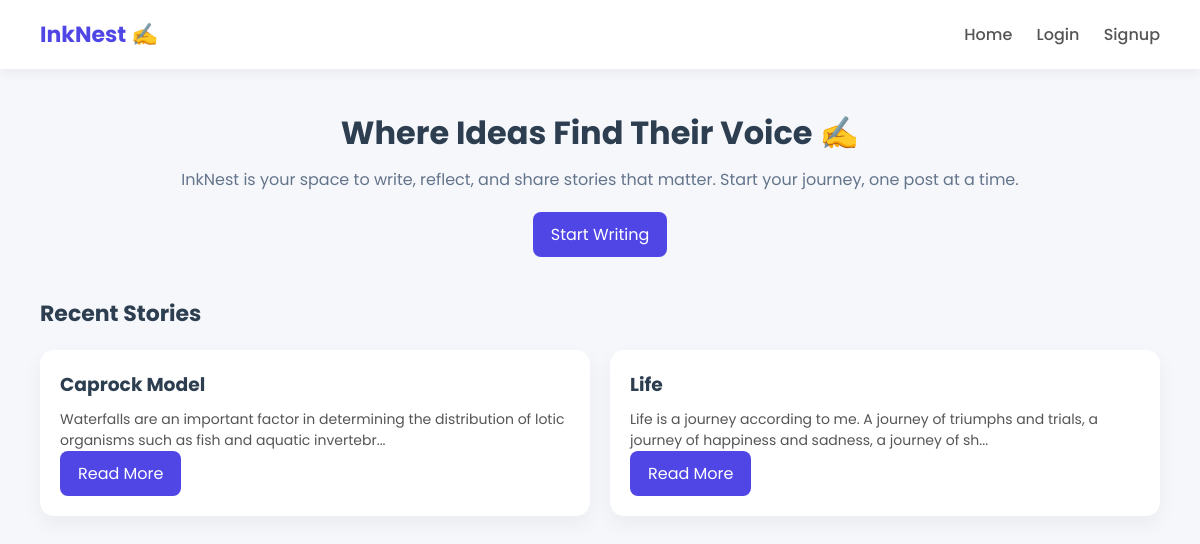
The page / on the database its author committed.
### app.py (models this page shows)
class Post(db.Model):
    id = db.Column(db.Integer, primary_key=True)
    title = db.Column(db.String(200))
    content = db.Column(db.Text)
    summary = db.Column(db.Text)
    user_id = db.Column(db.Integer, db.ForeignKey('user.id'))

### app.py (the view)
@app.route('/')
def index():
    posts = Post.query.all()
    return render_template("index.html", posts=posts)

### templates/index.html
{% extends 'base.html' %}
{% block content %}
<div class="hero">
    <h1>Where Ideas Find Their Voice ✍️</h1>
    <p>
        InkNest is your space to write, reflect, and share stories that matter.
        Start your journey, one post at a time.
    </p>
    {% if not current_user.is_authenticated %}
        <a href="/signup" class="btn">Start Writing</a>
    {% else %}
        <a href="/create" class="btn">Write a Blog</a>
    {% endif %}
</div>
<h2 class="section-title">Recent Stories</h2>
<div class="posts">
    {% for post in posts %}
        <div class="card">
            <h3>{{ post.title }}</h3>
            <p>
                {{ post.content[:120] }}...
            </p>
            <a href="/post/{{ post.id }}" class="btn">Read More</a>
        </div>
    {% endfor %}
</div>
{% endblock %}

### templates/base.html (shortened to what this page needs)
<!DOCTYPE html>
<html lang="en">
<head>
    <link rel="stylesheet" href="{{ url_for('static', filename='css/style.css') }}">
</head>
<body>
<nav>
    <h1>InkNest ✍️</h1>
    <div>
        <a href="/">Home</a>
        {% if current_user.is_authenticated %}
            <a href="/dashboard">Dashboard</a>
            <a href="/create">Write</a>
            <a href="/logout">Logout</a>
        {% else %}
            <a href="/login">Login</a>
            <a href="/signup">Signup</a>
        {% endif %}
    </div>
</nav>
<div class="container">
    {% block content %}{% endblock %}
</div>
</body>
</html>

### static/css/style.css (style rules this page uses)
* { margin: 0; padding: 0; box-sizing: border-box; }
body { font-family: 'Poppins', sans-serif; background: #f5f7fb; color: #2c3e50; }
nav { display: flex; justify-content: space-between; align-items: center; padding: 18px 40px; background: white; box-shadow: 0 4px 12px rgba(0,0,0,0.05); }
nav h1 { font-size: 22px; color: #4f46e5; }
nav a { margin-left: 20px; text-decoration: none; color: #555; font-weight: 500; }
.container { padding: 40px; }
.hero { text-align: center; margin-bottom: 40px; }
.hero h1 { font-size: 32px; margin-bottom: 10px; }
.hero p { color: #64748b; margin-bottom: 20px; }
.section-title { margin-bottom: 20px; font-size: 22px; }
.btn { display: inline-block; padding: 10px 18px; background: #4f46e5; color: white; border-radius: 8px; text-decoration: none; transition: 0.3s; }
.posts { display: grid; grid-template-columns: repeat(auto-fit, minmax(280px, 1fr)); gap: 20px; }
.card { background: white; padding: 20px; border-radius: 14px; box-shadow: 0 8px 20px rgba(0,0,0,0.05); transition: 0.3s; }
.card h3 { margin-bottom: 10px; }
.card p { font-size: 14px; color: #555; }

### rows shown on the page
Post: title "Caprock Model", content "Waterfalls are an important factor in determining the distribution of lotic organisms such as fish and aquatic invertebr"
Post: title "Life", content "Life is a journey according to me. A journey of triumphs and trials, a journey of happiness and sadness, a journey of sh"
